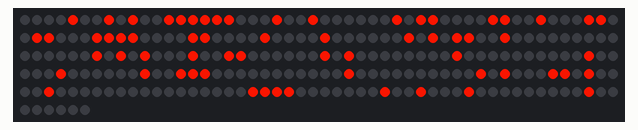
This program was run on a simulated ESP8266 board running MicroPython. On the bench: 256 RGB LEDs in strip order, left to right, continuing on the next row. The interpreter's speed is modelled, so counts of loop turns are approximate; the clock reads 2024-03-15 10:24:30 at power-on unless the program sets it.

Above: at 0.1 s.
At 2.4 s:
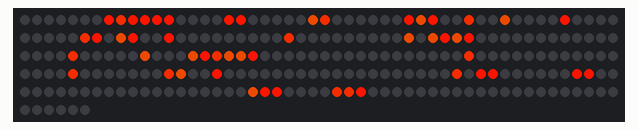
At 4.7 s:
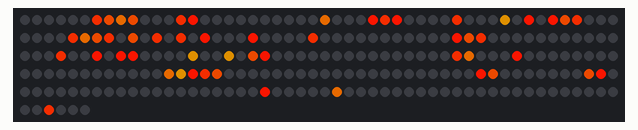
At 9.3 s:
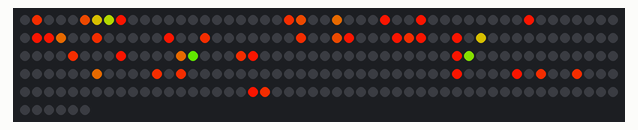
At 15.0 s:
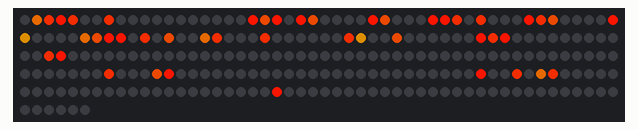
At 37.9 s:
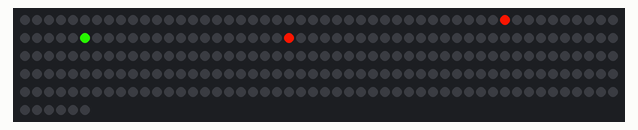

The program:

TheGameOfLife1_3.py
```python
## Dodano licznik życia komórek (z zerowaniem wieku po śmierci). Komórki zmieniają kolor w zależności od tego, ile rund już przeżyły.
from machine import Pin
from neopixel import NeoPixel
from time import sleep
import time

MATRIX_SIZE = 16

def generate_matrix(N):
    # Upewnij się, że N nie przekracza całkowitej liczby elementów w macierzy (16x16 = 256)
    if N > 16 * 16:
        raise ValueError("N cannot be greater than 256")

    # Utwórz macierz 16x16 wypełnioną zerami
    matrix = [[0 for _ in range(MATRIX_SIZE)] for _ in range(MATRIX_SIZE)]

    # Wygeneruj wszystkie możliwe pary indeksów (wiersz, kolumna)
    all_indices = [(i, j) for i in range(MATRIX_SIZE) for j in range(MATRIX_SIZE)]

    # Stwórz prostą funkcję generatora liczb pseudo-losowych (LFSR lub podobną)
    def pseudo_random_number(max_value):
        # Użyj prostego liniowego generatora kongruencyjnego (LCG) do generowania liczb pseudo-losowych
        seed = int(time.time())  # Użyj bieżącego czasu jako ziarna
        a = 1103515245
        c = 12345
        m = 2**31
        while True:
            seed = (a * seed + c) % m
            yield seed % max_value

    prng = pseudo_random_number(len(all_indices))

    # Losowo wybierz N unikalnych indeksów
    selected_indices = []
    while len(selected_indices) < N:
        index = next(prng)
        if all_indices[index] not in selected_indices:
            selected_indices.append(all_indices[index])

    # Ustaw wartości w wybranych indeksach na 1
    for row, col in selected_indices:
        matrix[row][col] = 1  # Zainicjuj jako żywą

    return matrix

def turn_LED(x, y, np, age):
    # Dostosowanie koloru w zależności od wieku
    red = max(0, 255 - age * 20)  # Zmniejsz czerwony w miarę wzrostu wieku
    green = min(255, age * 20)    # Zwiększ zielony w miarę wzrostu wieku
    blue = 0                       # Brak niebieskiego w tym przykładzie

    if (y % 2 == 1):
        np[16*y + 15 - x] = (red, green, blue)
    else:
        np[16*y + x] = (red, green, blue)

def draw_board(matrix, np):
    # Wyczyść pasek LED
    for i in range(256):
        np[i] = (0, 0, 0)

    # Rysuj żywe komórki
    for y in range(MATRIX_SIZE):
        for x in range(MATRIX_SIZE):
            if matrix[y][x] > 0:  # Sprawdź, czy komórka jest żywa (wiek > 0)
                turn_LED(x, y, np, matrix[y][x])  # Przekaż wiek komórki

    np.write()  # Zaktualizuj pasek LED

def count_neighbors(matrix, x, y):
    # Zlicz liczbę żywych sąsiadów wokół komórki (x, y)
    neighbors = 0
    for dx in [-1, 0, 1]:
        for dy in [-1, 0, 1]:
            if dx == 0 and dy == 0:
                continue  # Pomiń samą komórkę
            nx, ny = x + dx, y + dy
            if 0 <= nx < MATRIX_SIZE and 0 <= ny < MATRIX_SIZE:
                neighbors += matrix[ny][nx] > 0  # Zliczaj tylko żywe komórki
    return neighbors

def update_board(matrix):
    new_matrix = [[0 for _ in range(MATRIX_SIZE)] for _ in range(MATRIX_SIZE)]

    for y in range(MATRIX_SIZE):
        for x in range(MATRIX_SIZE):
            alive = matrix[y][x] > 0  # Sprawdź, czy komórka jest żywa (wiek > 0)
            neighbors = count_neighbors(matrix, x, y)

            # Zasady gry
            if alive and (neighbors < 2 or neighbors > 3):
                new_matrix[y][x] = 0  # Komórka umiera
            elif not alive and neighbors == 3:
                new_matrix[y][x] = 1  # Komórka ożywa
            else:
                new_matrix[y][x] = matrix[y][x] + 1 if alive else 0  # Zwiększ wiek, jeśli żywa, w przeciwnym razie umiera

    return new_matrix

# Inicjalizuj NeoPixel
pin = Pin(2, Pin.OUT)
np = NeoPixel(pin, 256)

# Utwórz początkową planszę
matrix = generate_matrix(64)

while True:
    draw_board(matrix, np)
    sleep(1)  # Czas oczekiwania między generacjami
    matrix = update_board(matrix)
```

Measured:
- what the display in image 2 shows lasts 1.2 s, from 4.6 s to 5.8 s
